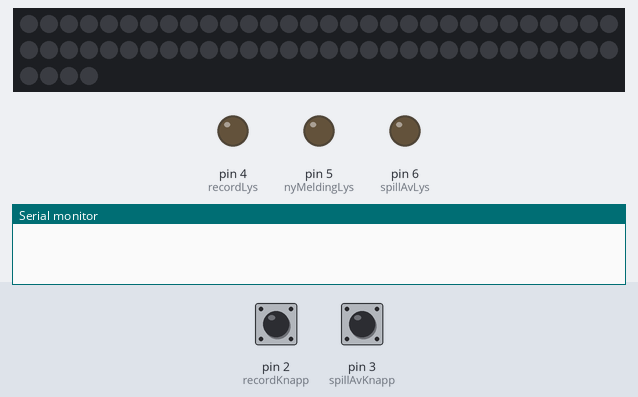
Recording of a sketch running on a simulated Arduino Uno, built with avr-gcc and run on an emulated ATmega328P. On the bench: 64 RGB LEDs in strip order, left to right, continuing on the next row, output pins drawn as LEDs (lit = HIGH), the last lines printed to the serial monitor. Inputs (shaded band) come from the test bench; at power-on: pin 2 (recordKnapp) LOW, pin 3 (spillAvKnapp) LOW. Dim RGB values are drawn brighter than linear.

Above: at 1.2 s.
1.3 s: pin 2 (recordKnapp) driven HIGH
At 2.4 s:
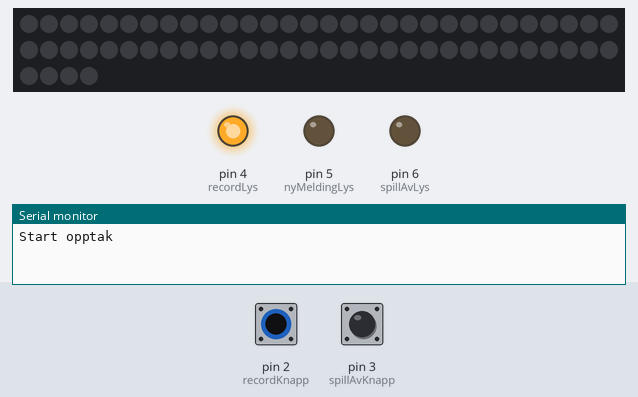
2.8 s: pin 2 (recordKnapp) pulsed LOW 2 times (0.12 s each, 0.3 s apart)
At 4.1 s:
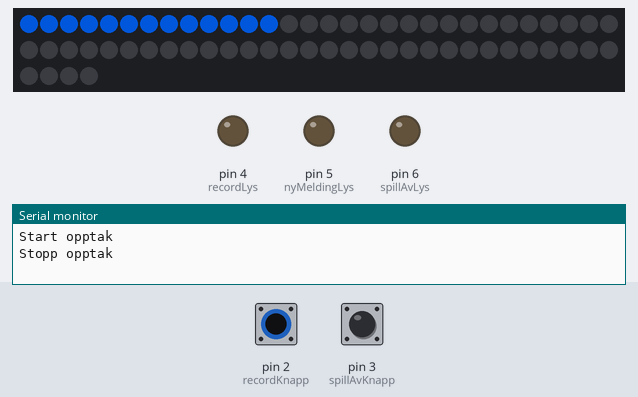
4.9 s: pin 3 (spillAvKnapp) driven HIGH
At 6.1 s:
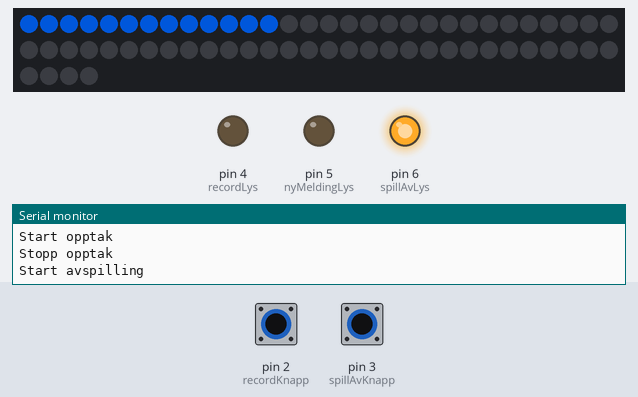
6.4 s: pin 3 (spillAvKnapp) pulsed LOW 2 times (0.12 s each, 0.3 s apart)
At 7.6 s:
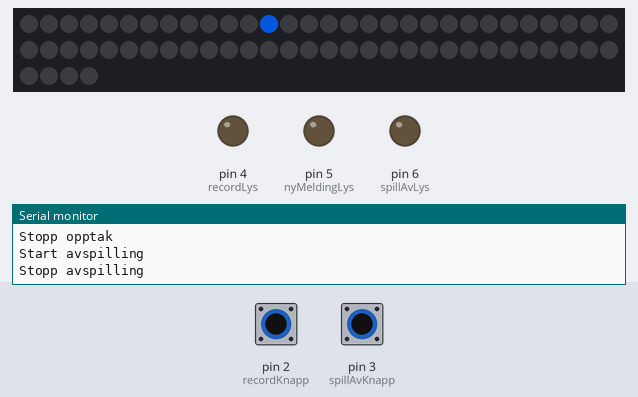
Timing chart, 0 to 9.4 s (numbered marks = the images above; inputs shaded):
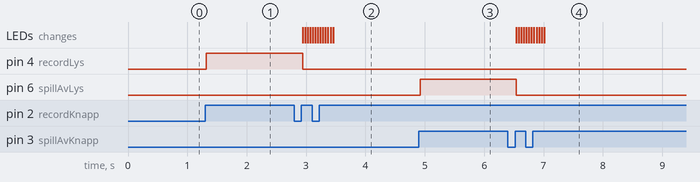

The sketch:

Prototype_2260.ino
```cpp
#include <Adafruit_NeoPixel.h>

#define PIN       11 // Marked D1 on GEMMA
#define NUM_LEDS 64

// Parameter 1 = number of pixels in strip
// Parameter 2 = pin number (most are valid)
// Parameter 3 = pixel type:
//   NEO_GRB  Pixels are wired for GRB bitstream (most NeoPixel products)
//   NEO_RGB  Pixels are wired for RGB bitstream (v1 FLORA pixels, not v2)
Adafruit_NeoPixel strip = Adafruit_NeoPixel(NUM_LEDS, PIN, NEO_GRB);

uint32_t color = strip.Color(000, 100, 250); // Change RGB color value here

// These are the pixels in order of animation-- 36 pixels in total:
int sine[] = {0, 1, 2, 3, 4, 5, 6, 7, 8, 9, 10, 11, 12};

int recv = 0;

int recordKnapp = 2;
int spillAvKnapp = 3;
int recordLys = 4;
int nyMeldingLys = 5;
int spillAvLys = 6;
int muteKnapp = 7;
boolean mute = false;

int ledState = HIGH;         // the current state of the output pin
int buttonState;             // the current reading from the input pin
int lastButtonState = LOW;   // the previous reading from the input pin

unsigned long lastDebounceTime = 0;  // the last time the output pin was toggled
unsigned long debounceDelay = 20;    // the debounce time; increase if the output flickers

int ledState1 = HIGH;         // the current state of the output pin
int buttonState1;             // the current reading from the input pin
int lastButtonState1 = LOW;   // the previous reading from the input pin

unsigned long lastDebounceTime1 = 0;  // the last time the output pin was toggled
unsigned long debounceDelay1 = 20;    // the debounce time; increase if the output flickers

void setup() {
  pinMode(spillAvKnapp, INPUT);
  pinMode(recordKnapp, INPUT);
  pinMode(recordLys, OUTPUT);
  pinMode(nyMeldingLys, OUTPUT);
  pinMode(spillAvLys, OUTPUT);
  strip.begin();
  strip.show();            // Initialize all pixels to 'off'
  strip.setBrightness(150); // 40/255 brightness (about 15%)
  Serial.begin(9600);
}

void loop(){
  sjekkMute();
  sjekkSpillAvKnapp();
  sjekkRecordKnapp();
}


void sjekkSpillAvKnapp(){
  if(sjekkKnapp()){
    digitalWrite(spillAvLys, HIGH);
    delay(300);
    Serial.println("Start avspilling");
    boolean a = true;
    //stream.readBytes(buffer, length);
    String linje = Serial.readString();
    while(a){
      //String linje = Serial.read()
      if(sjekkKnapp() || linje == "Lydfil ferdig"){
       a = false;
       Serial.println("Stopp avspilling");

      }
    }
    digitalWrite(spillAvLys, LOW);
    avLys();
  }
}

void sjekkRecordKnapp(){
//Sjekker om knappen er trykket inn, hvis den er det sender den inn til pcen og tar opp til arduinoen registrerer et nytt knappetrykk
  if(sjekkKnapp1()){
    digitalWrite(recordLys, HIGH);
    Serial.println("Start opptak");

    boolean b = true;
    while(b){
      if(sjekkKnapp1()){
       b = false;
       Serial.println("Stopp opptak");
      }
    }
    digitalWrite(recordLys, LOW);
    paaLys();
  }
}


void sjekkMute(){

}

boolean sjekkKnapp(){
  boolean d = false;
  int reading = digitalRead(spillAvKnapp);
  if (reading != lastButtonState) {
    lastDebounceTime = millis();
  }
  if ((millis() - lastDebounceTime) > debounceDelay) {
    if (reading != buttonState) {
      buttonState = reading;

      // only toggle the LED if the new button state is HIGH
      if (buttonState == HIGH) {
        d = true;
      }
    }
  }
  lastButtonState = reading;
  return d;
}
boolean sjekkKnapp1(){
  boolean c = false;
  int reading1 = digitalRead(recordKnapp);
  if (reading1 != lastButtonState1) {
    lastDebounceTime1 = millis();
  }
  if ((millis() - lastDebounceTime1) > debounceDelay1) {
    if (reading1 != buttonState1) {
      buttonState1 = reading1;

      // only toggle the LED if the new button state is HIGH
      if (buttonState1 == HIGH) {
        c = true;
      }
    }
  }
  lastButtonState1 = reading1;
  return c;
}

void paaLys(){
  for(int i=0; i<13; i++) {
    strip.setPixelColor(sine[i], color);             // Draw 'head' pixel
    //strip.setPixelColor(sine[(i + 12 - 8) % 12], color); // Erase 'tail'
    strip.show();
    delay(40);
  }
}
void avLys(){
  for(int i=0; i<13; i++) {
    //strip.setPixelColor(sine[i], color);             // Draw 'head' pixel
    strip.setPixelColor(sine[(i + 12 - 8) % 12], 0); // Erase 'tail'
    strip.show();
    delay(40);
  }
}
```

Measured:
- after the input at 1.3 s, pin 4 (recordLys): LOW → HIGH at once
- after the input at 2.8 s, pin 4 (recordLys): HIGH → LOW after 0.14 s; the LEDs: first change after 0.14 s (image 2 shows a later state)
- after the input at 4.9 s, pin 6 (spillAvLys): LOW → HIGH at once
- after the input at 6.4 s, pin 6 (spillAvLys): HIGH → LOW after 0.14 s; the LEDs: first change after 0.14 s (image 4 shows a later state)
